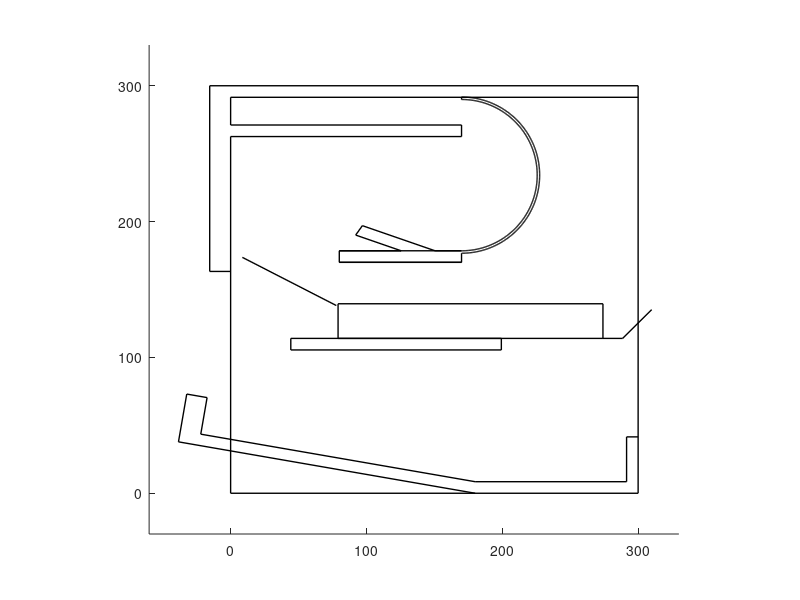

This figure's MATLAB source:
function draw_board %(x_t)
clc
close all
clear all

hold all

%draw frame
line([0, 300],[0, 0], 'LineWidth', 1, 'Color', 'black');
line([-15.4, 300],[300, 300], 'LineWidth', 1, 'Color', 'black');
line([300, 300],[0, 300], 'LineWidth', 1, 'Color', 'black');
line([0, 0],[0, 300-8.5-20.4-8.5], 'LineWidth', 1, 'Color', 'black');
%draw L shape 
line([-15.4, -15.4],[300-136.7, 300], 'LineWidth', 1, 'Color', 'black');
line([0, 300],[300-8.5, 300-8.5], 'LineWidth', 1, 'Color', 'black');
line([0, 0],[300-8.5-20.4, 300-8.5], 'LineWidth', 1, 'Color', 'black');
line([0, 170],[300-8.5-20.4-8.5, 300-8.5-20.4-8.5], 'LineWidth', 1, 'Color', 'black');
line([0, 170],[300-8.5-20.4, 300-8.5-20.4], 'LineWidth', 1, 'Color', 'black');
line([170, 170],[300-8.5-20.4-8.5, 300-8.5-20.4], 'LineWidth', 1, 'Color', 'black');
line([-15.4, 0],[300-136.7, 300-136.7], 'LineWidth', 1, 'Color', 'black');
%draw track with ramp
line([80, 170],[178.5, 178.5], 'LineWidth', 1, 'Color', 'black');
line([80, 170],[170, 170], 'LineWidth', 1, 'Color', 'black');
line([80, 80],[170, 170], 'LineWidth', 1, 'Color', 'black');
line([170, 170],[178.5, 178.5], 'LineWidth', 1, 'Color', 'black');

line([170, 150.5, 97, 92.06866, 125.54727, 80, 80, 170, 170], [178.5, 178.5, 197, 190.07672, 178.5, 178.5, 170, 170, 176.7], 'LineWidth', 1, 'Color', 'black');

%draw pipe
line([79.1, 274.1],[114, 114], 'LineWidth', 1, 'Color', 'black')
line([79.1, 274.1],[114 + 25.5, 114 + 25.5], 'LineWidth', 1, 'Color', 'black')
line([79.1, 79.1],[114, 114 + 25.5], 'LineWidth', 1, 'Color', 'black')
line([274.1, 274.1],[114, 114 + 25.5], 'LineWidth', 1, 'Color', 'black')
line([274.1+14.5,300+10],[100+0.965*14.5,100+25.5+0.965*10],'LineWidth', 1, 'Color', 'black')
line([274.1,274.1+14.5],[114,100+0.965*14.5],'LineWidth', 1, 'Color', 'black')

%draw track under pipe
line([44.3, 199.3],[114, 114], 'LineWidth', 1, 'Color', 'black');
line([44.3, 199.3],[114-8.5, 114-8.5], 'LineWidth', 1, 'Color', 'black');
line([44.3, 44.3],[114-8.5, 114], 'LineWidth', 1, 'Color', 'black');
line([199.3, 199.3],[114-8.5, 114], 'LineWidth', 1, 'Color', 'black');

%bottom portion of track right corner
line([300-8.5, 300-8.5],[8.5, 41.5], 'LineWidth', 1, 'Color', 'black');
line([300-8.5, 300],[41.5, 41.5], 'LineWidth', 1, 'Color', 'black');
line([300-8.5-111.5, 300-8.5],[8.5, 8.5], 'LineWidth', 1, 'Color', 'black');
%plot angled portion of track
line([180, -21.9901, -17.32489, -32.30172, -38.39684, 180],[8.5, 43.5, 70.42361, 73.01873, 37.84289, 0],'LineWidth', 1, 'Color', 'black');


% ang = 9.83*pi/180;
% line([300-8.5-111.5, 300-8.5-111.5 - 221.65*cos(ang)],[0, 221.65*sin(ang)], 'LineWidth', 1, 'Color', 'black');
% line([300-8.5-111.5, 300-8.5-111.5 - (221.65*cos(ang)) + (15.2*cos(ang)+8.5*sin(ang))],[8.5/cos(ang), 221.65*sin(ang) - 15.2*sin(ang) + 8.5*cos(ang)], 'LineWidth', 1, 'Color', 'black');
% 
% line([300-8.5-111.5 - 221.65*cos(ang),300-8.5-111.5 - 221.65*cos(ang)+35.7*sin(ang) ],[221.65*sin(ang), 221.65*sin(ang)+35.7*cos(ang)], 'LineWidth', 1, 'Color', 'black');
% line([300-8.5-111.5 - (221.65*cos(ang)) + (15.2*cos(ang)+8.5*sin(ang)),300-8.5-111.5 - (221.65*cos(ang)) + (15.2*cos(ang)+8.5*sin(ang))+(35.7-8.5)*sin(ang) ],[221.65*sin(ang) - 15.2*sin(ang) + 8.5*cos(ang), 221.65*sin(ang) - 15.2*sin(ang) + 8.5*cos(ang) + (35.7-8.5)*cos(ang)], 'LineWidth', 1, 'Color', 'black');
% 
% 
% line([-38.395877 + (35.7*sin(ang)), -38.395877 + (35.7*sin(ang))+15.2*cos(ang)],[221.65*sin(ang) + 35.7*cos(ang),(221.65-15.2)*sin(ang) + 35.7*cos(ang) ], 'LineWidth', 1, 'Color', 'black');
%line([(xangle(1)-14.97684336), (xangle(length(xangle))-14.97684336)],[(-tan(9.83*pi/360)*(xangle(1)-14.97684336)) + (tan(9.83*pi/360)*(300-111.5-8.5))+8.5,(-tan(9.83*pi/360)*xangle(length(xangle)) + (tan(9.83*pi/360)*(300-111.5-8.5)) + 8.5)], 'black')

%first rotator
% line([13.8, 37.8],[114-9.5, 114-9.5], 'LineWidth', 1, 'Color', 'black');
% line([13.8, 37.8],[114-9.5+14.9, 114-9.5+14.9], 'LineWidth', 1, 'Color', 'black');
% line([0, 13.8],[114-9.5, 114-9.5], 'LineWidth', 1, 'Color', 'black');

% xc = [170:0.1:(170+55.7)];
% for i = 1:length(xc)
%     yc(i) = sqrt(55.7^2 - (xc(i)-170)^2) + 234.2;
%     y_c(i) = -sqrt(55.7^2 - (xc(i)-170)^2) + 234.2;
%     yout(i) = sqrt(57.5^2 - (xc(i)-170)^2) + 234.2;
%     y_out(i) = -sqrt(57.5^2 - (xc(i)-170)^2) + 234.2;
% end
% plot(xc, yc, 'black')
% plot(xc, y_c, 'black')
% plot(xc, yout, 'black')
% plot(xc, y_out, 'black')
 rc = 55.7;
 c_angle = [(pi/2):-0.01:(-pi/2)];
 for i = 1:length(c_angle)
     xc(i) = rc*cos(c_angle(i)) + 170;
     yc(i) = rc*sin(c_angle(i)) + 234.2;
 end
 
 rc = 57.5;
 for i = 1:length(c_angle)
     xc1(i) = rc*cos(c_angle(i)) + 170;
     yc1(i) = rc*sin(c_angle(i)) + 234.2;
 end
 
 plot(xc, yc, 'LineWidth', 1, 'Color', 'black');
 plot(xc1, yc1, 'LineWidth', 1, 'Color', 'black');
 
 line([170,170],[289.9, 291.7], 'LineWidth', 1, 'Color', 'black');
%plot second ramp 
%line([0, 79.1],[88.5*2, 139.5], 'LineWidth', 1, 'Color', 'black');

line([77.80304226, 0.26416+(13*sin(0.7))],[138.1990043, 173.6663501], 'LineWidth', 1, 'Color', 'black');

axis equal
axis([-60 330 -30 330])
end